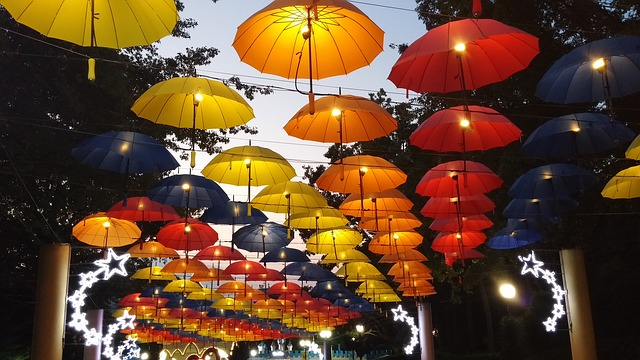
%> input picture Assignment1/umbrellas.jpg, 640 x 360 px
$ octave Assignment1.m   (GNU Octave 9; MATLAB toolbox functions it lacks are replaced by stand-ins)
%> lines starting %> are read from the running program, lines starting %| are printed output that depends on the picture; in (x1, y1, x2, y2) boxes, pixels count from 0 and x2, y2 are one past the last pixel; in counts of white or black regions, pixels touching at a corner belong together; the program's own positions count from 1
%Assignment 1

%a)
%openning image
A = imread('umbrellas.jpg');
%> A is the input picture: size 360x640x3 uint8; mean R, G, B 105.2, 72.9, 47.4
%figure(1); clf; imagesc(A);
%figure(2); clf; imshow(A);

%b)
%converting colored image to grayscale
Ad = double(A); % division operation not defined for uint8
[h,w,d] = size(A);
%> h = 360; w = 640; d = 3
A_gray = uint8((Ad(:,:,1) + Ad(:,:,2) + Ad(:,:,3)) / 3.0);
figure; imshow(A_gray); % change image to 8-bit

%try colormaps
figure; clf; imagesc(rgb2gray(A)); colormap(jet);
%> after `colormap(jet)`:
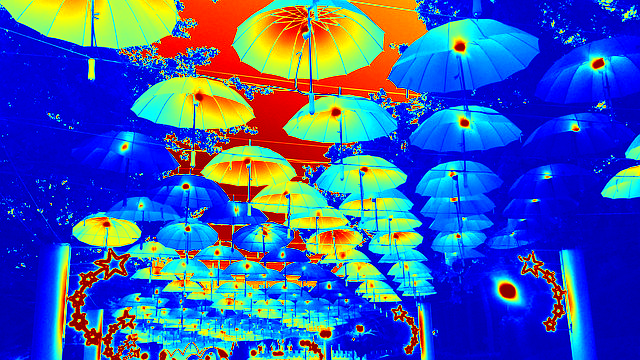
%> displayed picture: size 360x640x3, on the screen's scale of 0 to 255; mean R, G, B 60.2, 90.8, 172.8
figure; clf; imagesc(rgb2gray(A)); colormap(bone);
%> after `colormap(bone)`:
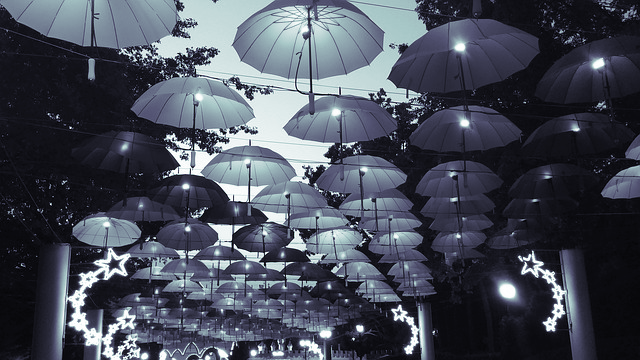
%> displayed picture: size 360x640x3, on the screen's scale of 0 to 255; mean R, G, B 71.5, 76.4, 88.6
figure; clf; imagesc(rgb2gray(A)); colormap(gray(256));

%c)
%cut out a rectangular sub-image and display it as a new image. Mark the same region
%in the original image by setting its third (blue) color channel to 0 and displaying
%the modifed image.
A1 = A;
A1(130:260,240:450,3) = 0 ;
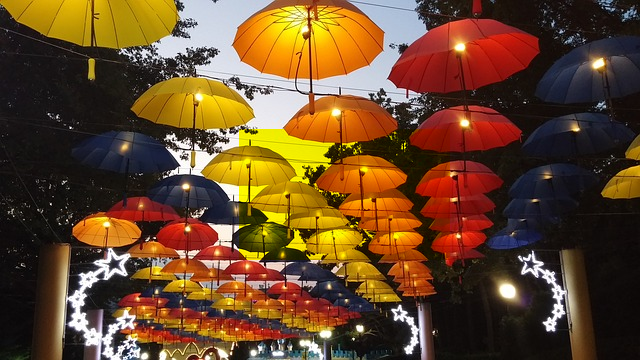
%> A1: size 360x640x3 uint8; 10.32% of pixels changed, all inside (x1, y1, x2, y2) = (239, 129, 450, 260)
figure; subplot(1,2,1); imshow(A1);
A2 = A(130:260,240:450, 1);
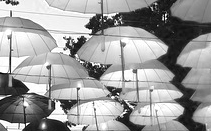
%> A2: size 131x211 uint8; min 1, max 255, mean 156.6
subplot(1,2,2); imshow(A2);

%d)
%display a grayscale image that has a region negated
A3 = A_gray;
A3(130:260,240:450) = 255 - A3(130:260,240:450) ;
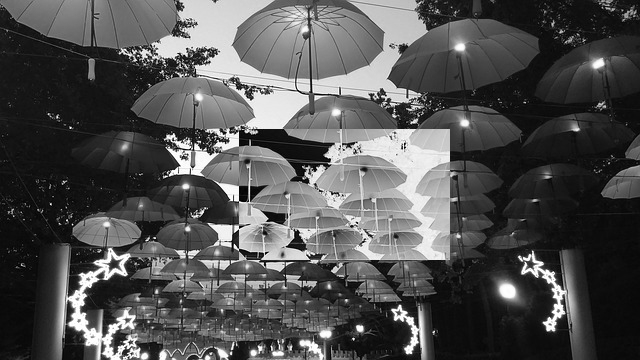
%> A3: size 360x640 uint8; min 0, max 255, mean 81.5
figure('Name', 'Negative'); clf; imshow(A3);

%e)
%reduction of grayscale levels in image
A = imread('umbrellas.jpg');
Ad = double(A);
A_gray = (Ad(:,:,1) + Ad(:,:,2) + Ad(:,:,3)) / 3.0;
%> A_gray: size 360x640 double
A_gray_red = uint8(A_gray * (63/255));
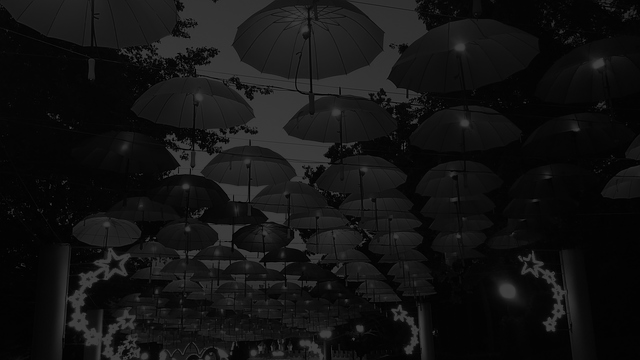
%> A_gray_red: size 360x640 uint8; min 0, max 63, mean 18.6
A_gray = uint8(A_gray);
%displaying with imshow
figure; subplot(1,2,1); imshow(A_gray);
subplot(1,2,2); imshow(A_gray_red);
%displaying with imagesc
figure; clf; subplot(1,2,1); imagesc(A_gray);
subplot(1,2,2); imagesc(A_gray_red);
%> after `imagesc(A_gray_red)`:
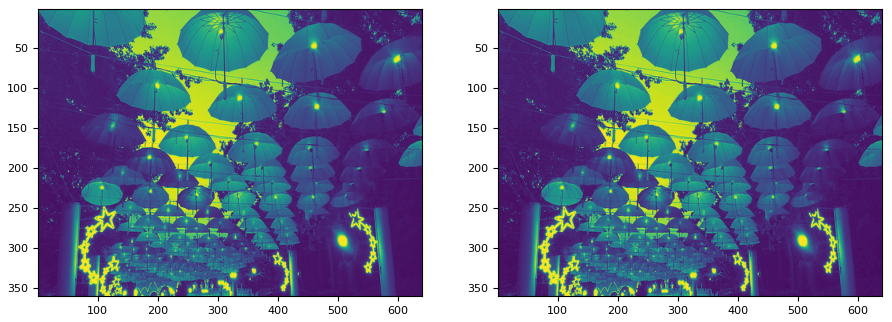
%> figure redrawn from the program's plot data, 2 panels

$ run again, with Assignment1/bird.jpg copied over Assignment1/umbrellas.jpg
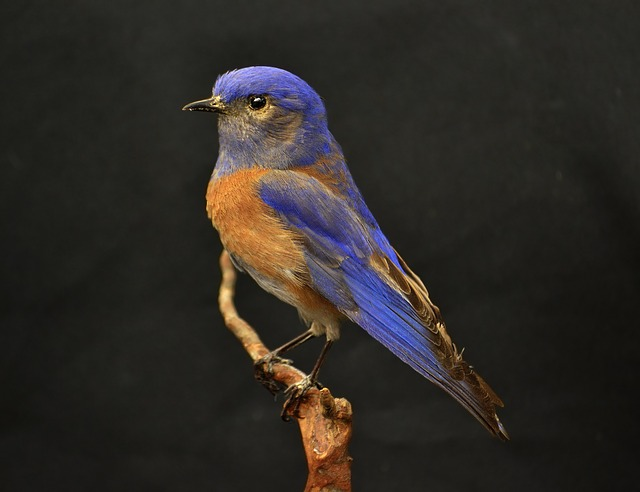
%> input picture Assignment1/bird.jpg, 640 x 492 px
%> A is the input picture: size 492x640x3 uint8; mean R, G, B 46.1, 42.1, 37.6
%> A1: size 492x640x3 uint8; 8.78% of pixels changed, all inside (x1, y1, x2, y2) = (239, 129, 450, 260)
%> `A3(130:260,240:450) = 255 - A3(130:260,240:450) ;`:
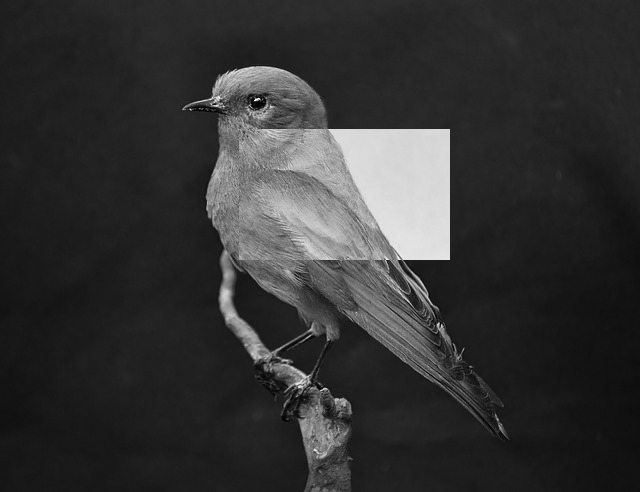
%> A3: size 492x640 uint8; min 0, max 253, mean 51
%> `imagesc(A_gray_red)`:
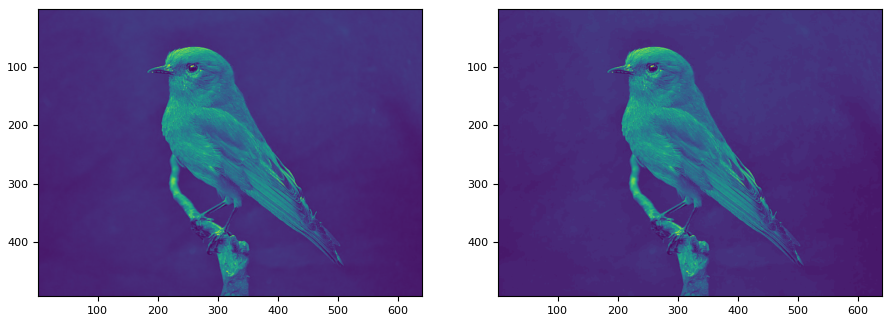
%> figure redrawn from the program's plot data, 2 panels
